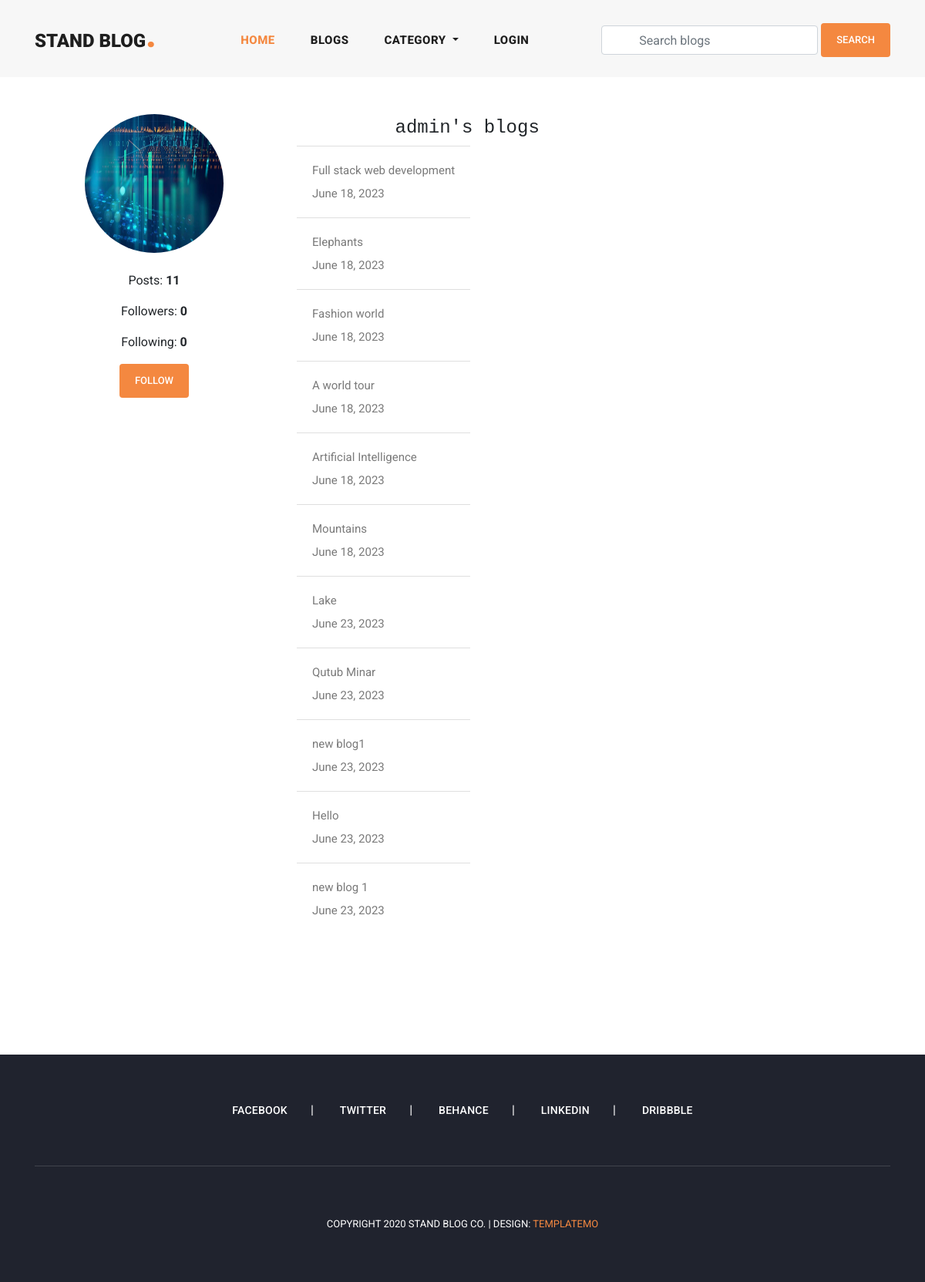
/view_user_information/admin/, run on an earlier commit of the app's database.
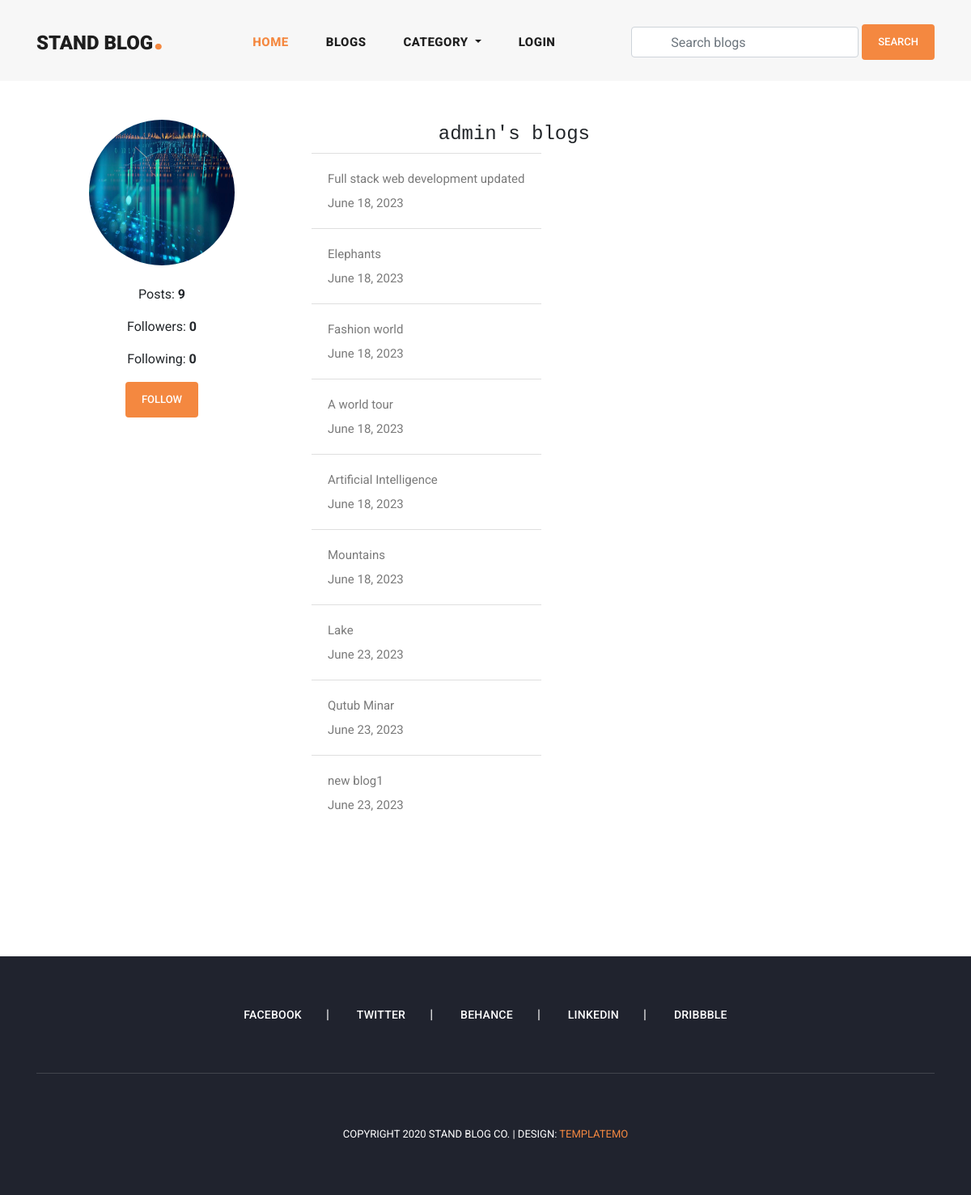
And on a later commit of the database.
### user_profile/models.py (models this page shows, shortened)
class User(AbstractUser):
    email = models.EmailField(
        max_length=150,
        unique=True,
        error_messages={
            "unique": "The email must be unique"
        }
    )
    profile_image = models.ImageField(
        null=True,
        blank=True,
        upload_to="profile_images"
    )
    followers = models.ManyToManyField("Follow")
    REQUIRED_FIELDS = ["email"]
    objects = CustomUserManager()
    def get_profile_picture(self):
        url = ""
        try:
            url = self.profile_image.url
        except:
            url = ""
        return url

### blog/models.py (models this page shows, shortened)
class Blog(models.Model):
    user = models.ForeignKey(
        User,
        related_name='user_blogs',
        on_delete=models.CASCADE
    )
    category = models.ForeignKey(
        Category,
        related_name='category_blogs',
        on_delete=models.CASCADE
    )
    tags = models.ManyToManyField(
        Tag,
        related_name='tag_blogs',
        blank=True
    )
    likes = models.ManyToManyField(
        User,
        related_name='user_likes',
        blank=True
    )
    title = models.CharField(
        max_length=250
    )
    slug = models.SlugField(null=True, blank=True)
    banner = models.ImageField(upload_to='blog_banners')
    description = RichTextField()
    created_date = models.DateField(auto_now_add=True)

### user_profile/views.py (the view, shortened to what this page needs)
# urls.py: path('view_user_information/<str:username>/',
def view_user_information(request, username):
    account = get_object_or_404(User, username=username)
    following = False
    context = {
        "account": account,
        "following": following,
    }
    return render(request, "user_information.html", context)

### blog/context_processors.py (called while the page is built)
def get_all_categories(request):
    categories = Category.objects.all()
    context = {
        "categories": categories
    }
    return context

### templates/user_information.html (shortened to what this page needs)
{% extends 'base.html' %}
{% load static %}
{% block content %}
<section class="profile">
    <div class="container-fluid">
        <div class="row py-5">
            <div class="col-md-4">
                <div class="text-center">
                    <img class="rounded rounded-circle profile-picture" src="{{account.get_profile_picture}}" alt="">
                    <ul class="text-center py-3">
                        <li class="py-2">
                            <span>Posts: <strong>{{account.user_blogs.count}}</strong></span>
                        </li>
                        <li class="py-2">
                            <span>Followers: <strong>{{account.user_followers.count}}</strong></span>
                        </li>
                        <li class="py-2">
                            <span>Following: <strong>{{account.user_follows.count}}</strong></span>
                        </li>
                        <li class="py-2">
                            {% if following %}
                            <a class="btn btn-primary text-decoration-none"
                                href="{% url 'follow_or_unfollow_user' account.id %}">UnFollow</a>
                            {% else %}
                            <a class="btn btn-primary text-decoration-none"
                                href="{% url 'follow_or_unfollow_user' account.id %}">Follow</a>
                            {% endif %}
                        </li>
                    </ul>
                </div>
            </div>
            <div class="row pt-1 mb-2">
                <div class="col-md-12 mb-2">
                    <h4 class="text-monospace text-center">{{account.username}}'s blogs</h4>
                </div>
                <ul class="list-group list-group-flush">
                    {% for blog in account.user_blogs.all %}
                    <li class="list-group-item py-3">
                        <a href="{% url 'blog_details' blog.slug %}">
                            <p>{{blog.title}}</p>
                            <p>{{blog.created_date}}</p>
                        </a>
                    </li>
                    {% endfor %}
                </ul>
            </div>
        </div>
</section>
{% endblock content %}

What changed in the data, as far as the page shows it:
removed Blog: title "Hello", created_date "June 23, 2023"
removed Blog: title "new blog 1", created_date "June 23, 2023"
changed User "admin": user_blogs.count "11" → "9"
changed Blog: title "Full stack web development" → "Full stack web development updated"
